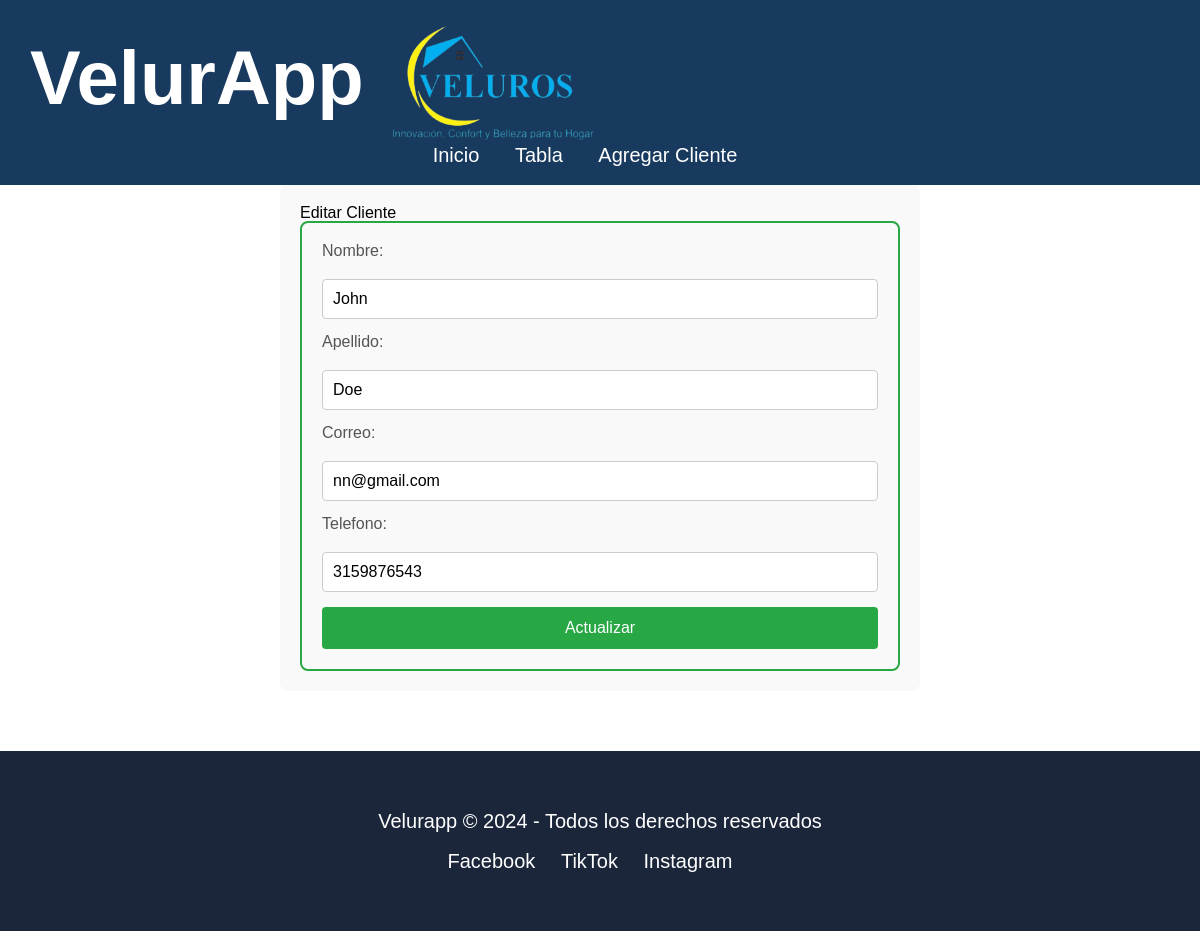
The page /editar/10/ on the database its author committed.
### todo/models.py (models this page shows, shortened)
class Cliente(models.Model):
    nombre = models.CharField(max_length=100)
    apellido = models.CharField(max_length=100)
    correo = models.EmailField(unique=True)
    telefono = models.CharField(max_length=15)
    class Meta:
        ordering = ['id']

### todo/views.py (the view)
# urls.py: path('editar/<int:cliente_id>/', views.editar, name='editar'),
def editar(request, cliente_id):
    cliente = get_object_or_404(Cliente, id=cliente_id)
    if request.method == 'POST':
        form = ClienteForm(request.POST, instance=cliente)
        if form.is_valid():
            form.save()
            return redirect('home')
    else:
        form = ClienteForm(instance=cliente)
    return render(request, 'todo/editar.html', {'form': form})

### todo/templates/todo/editar.html (shortened to what this page needs)
{% extends 'todo/layout.html' %}
{% load static %}
{% block content %}
<div class="formulario">
  <h2>Editar Cliente</h2>
  <form method="POST">
    <fieldset>
      {{ form.as_p }}
      <button type="submit">Actualizar</button>
    </fieldset>
  </form>
</div>
{% endblock %}

### todo/static/todo/styles.css (style rules this page uses)
html, body, div, span, applet, object, iframe, h1, h2, h3, h4, h5, h6, p, blockquote, pre, a, abbr, acronym, address, big, cite, code, del, dfn, em, img, ins, kbd, q, s, samp, small, strike, strong, sub, sup, tt, var, b, u, i, center, dl, dt, dd, ol, ul, li, fieldset, form, label, legend, table, caption, tbody, tfoot, thead, tr, th, td, article, aside, canvas, details, embed, figure, figcaption, footer, header, hgroup, menu, nav, output, ruby, section, summary, time, mark, audio, video { margin: 0; padding: 0; border: 0; font-size: 100%; font: inherit; vertical-align: baseline; }
body { line-height: 1; }
body { font-family: 'branding_proregular',Arial, Helvetica, sans-serif; }
.formulario { width: 100%; max-width: 600px; margin: 0 auto; padding: 20px; background-color: #f9f9f9; border-radius: 8px; }
.formulario fieldset { border: 2px solid #28a745; padding: 20px; border-radius: 8px; }
.formulario label { display: block; font-size: 16px; color: #555; margin-bottom: 20px; }
input[type="text"], input[type="email"], input[type="password"], input[type="tel"], input[type="number"], input[type="date"], .formulario textarea { width: 100%; padding: 10px; margin-bottom: 15px; border: 1px solid #ccc; border-radius: 4px; box-sizing: border-box; font-size: 16px; }
.formulario button[type="submit"] { background-color: #28a745; color: white; font-size: 16px; padding: 12px 20px; border: none; border-radius: 4px; cursor: pointer; width: 100%; }
.form-control { border-radius: 12px; border: 2px solid #e1e5e9; padding: 12px 16px; transition: all 0.3s ease; }

### rows shown on the page
Cliente: nombre "John", apellido "Doe", correo "nn@gmail.com", telefono "3159876543"
